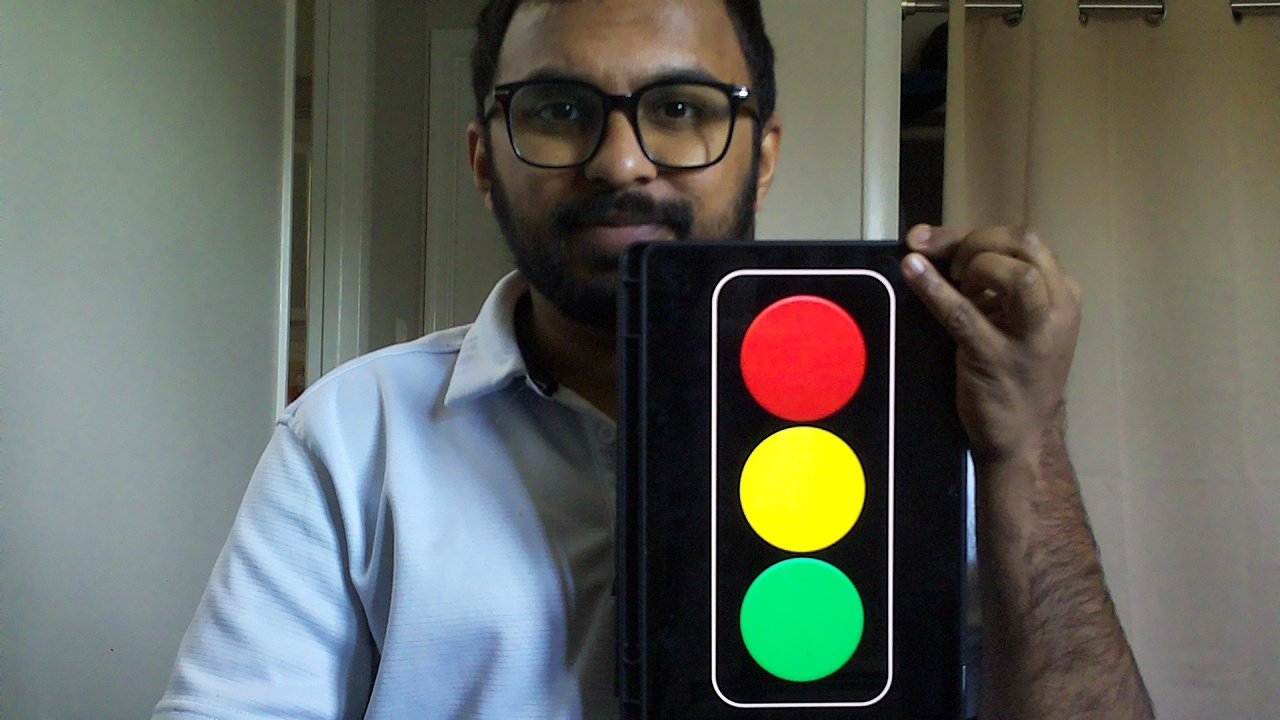
#> input picture assets/images/traffic_light.jpg, 1280 x 720 px
$ python contour_detection.py
#> lines starting #> are read from the running program, lines starting #| are printed output that depends on the picture; after the words box and inside, x2 and y2 are one past the last pixel; in counts of white or black regions, pixels touching at a corner belong together
"""
Traffic-light color contour detection on a single image.

Reads `assets/images/traffic_light.jpg`, segments by HSV for red/yellow/green,
and overlays the largest green contour with its centroid + minimum enclosing
circle.

Run from anywhere:
    python src/vision/contour_detection/contour_detection.py
"""

from pathlib import Path

import cv2 as cv
import numpy as np

# ---- repo-root-relative asset path ----
REPO_ROOT = Path(__file__).resolve().parents[3]
IMG_PATH = REPO_ROOT / "assets" / "images" / "traffic_light.jpg"

image = cv.imread(str(IMG_PATH))
#> image is the input picture: shape (720, 1280, 3); mean B, G, R 93.7, 101.4, 97.9
if image is None:
    raise FileNotFoundError(f"Could not load image at {IMG_PATH}")
output = image.copy()

# HSV ranges
red_lower = np.array([167, 170, 40])
red_upper = np.array([179, 255, 255])
yellow_lower = np.array([20, 157, 40])
yellow_upper = np.array([40, 255, 255])
green_lower = np.array([45, 80, 70])
green_upper = np.array([95, 255, 255])

hsv_image = cv.cvtColor(image, cv.COLOR_BGR2HSV)
#> hsv_image: shape (720, 1280, 3); mean H, S, V 64.8, 69.7, 112.4

# Masks
mask_red = cv.inRange(hsv_image, red_lower, red_upper)
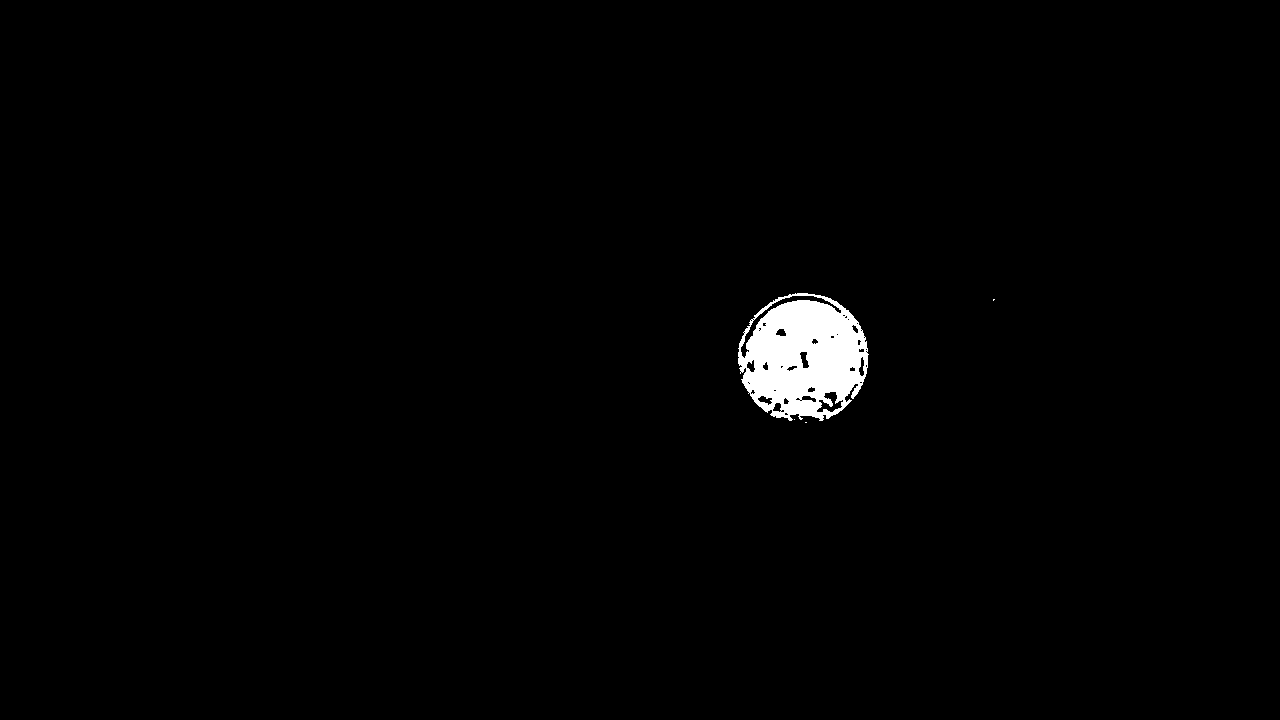
#> mask_red: shape (720, 1280); 1.2% white; 4 white regions (3 under 20 px), largest, box (x1, y1, x2, y2) and area: (738, 293, 869, 421) 11496
mask_yellow = cv.inRange(hsv_image, yellow_lower, yellow_upper)
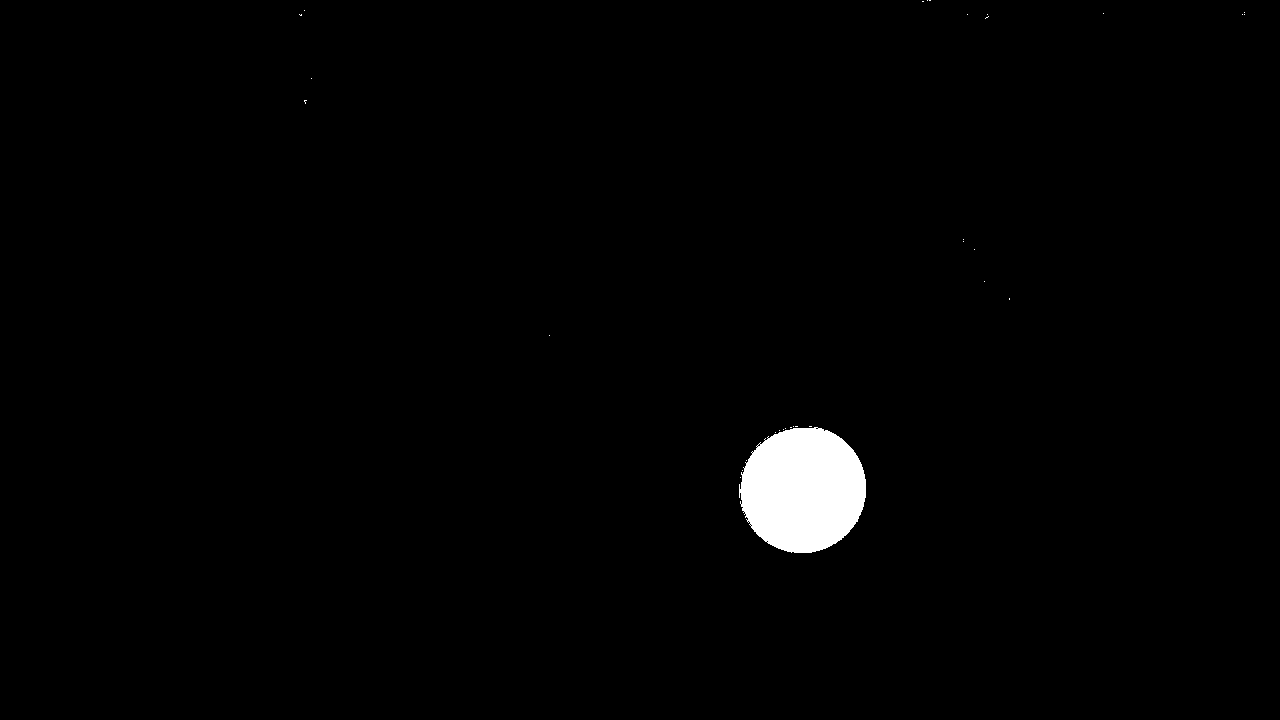
#> mask_yellow: shape (720, 1280); 1.4% white; 32 white regions (31 under 20 px), largest, box (x1, y1, x2, y2) and area: (739, 427, 866, 553) 12515
mask_green = cv.inRange(hsv_image, green_lower, green_upper)
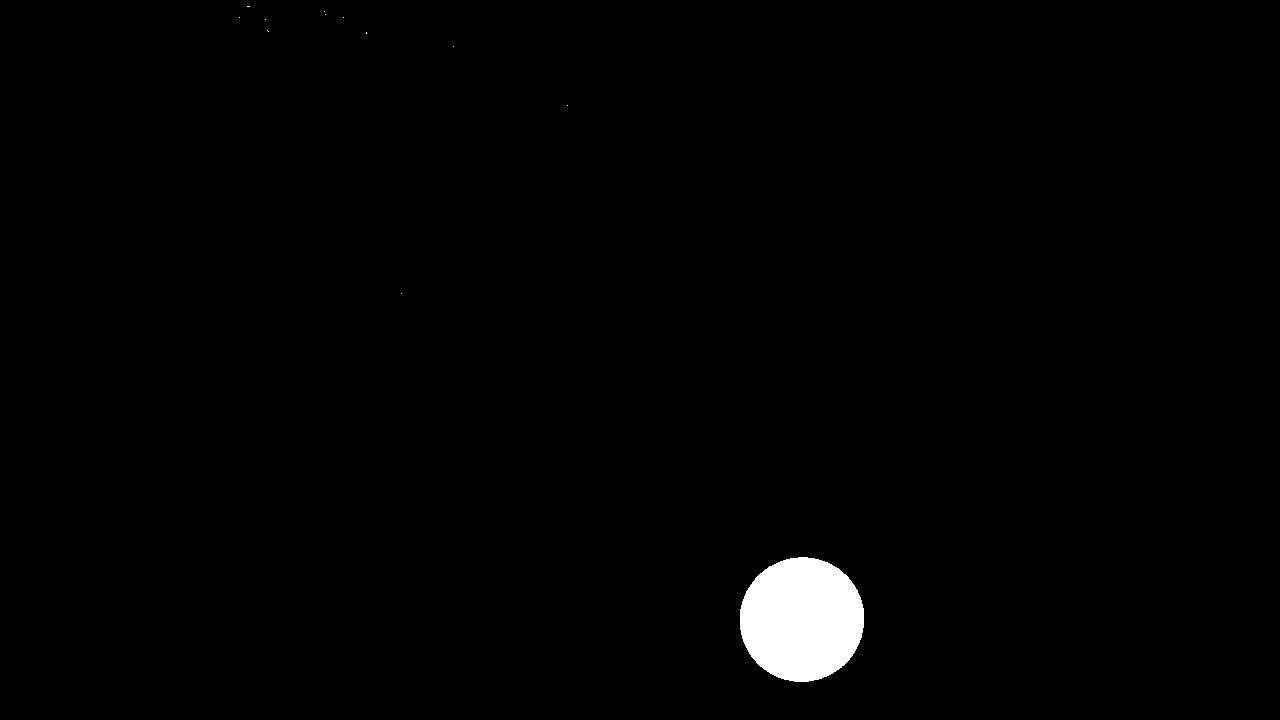
#> mask_green: shape (720, 1280); 1.3% white; 12 white regions (11 under 20 px)

contours, _ = cv.findContours(mask_green, cv.RETR_EXTERNAL, cv.CHAIN_APPROX_SIMPLE)
#> contours = 12 contours, 11 with area under 20; largest, box (x1, y1, x2, y2) and area: (740, 557, 864, 682) 12030

if len(contours) > 0:
    max_contour = max(contours, key=cv.contourArea)
#> max_contour = contour of 183 points, box (x1, y1, x2, y2) (740, 557, 864, 682), area 12030
    (x, y), radius = cv.minEnclosingCircle(max_contour)
#> x = 801.3; y = 618.9; radius = 62.7
    M = cv.moments(max_contour)
#> M = moments, m00 12029.5, centre m10/m00, m01/m00 = (801.5, 619.1)

    cx, cy = int(x), int(y)
#> cx = 801; cy = 618
    if M["m00"] != 0:
        cx = int(M["m10"] / M["m00"])
        cy = int(M["m01"] / M["m00"])
#> cy = 619

    print(f"min-enclosing-circle center: ({x:.1f}, {y:.1f})  radius: {radius:.1f}")
#| min-enclosing-circle center: (801.3, 618.9)  radius: 62.7
    print(f"moment centroid:             ({cx}, {cy})")
#| moment centroid:             (801, 619)

    if radius > 10:
        # red dot at moment centroid
        cv.circle(output, (cx, cy), 4, (0, 0, 255), -1)
#> output: shape (720, 1280, 3); 0.01% of pixels changed, all inside (x1, y1, x2, y2) = (797, 615, 806, 624)
        # red enclosing circle around the blob
        cv.circle(output, (int(x), int(y)), int(radius), (0, 0, 255), 3)
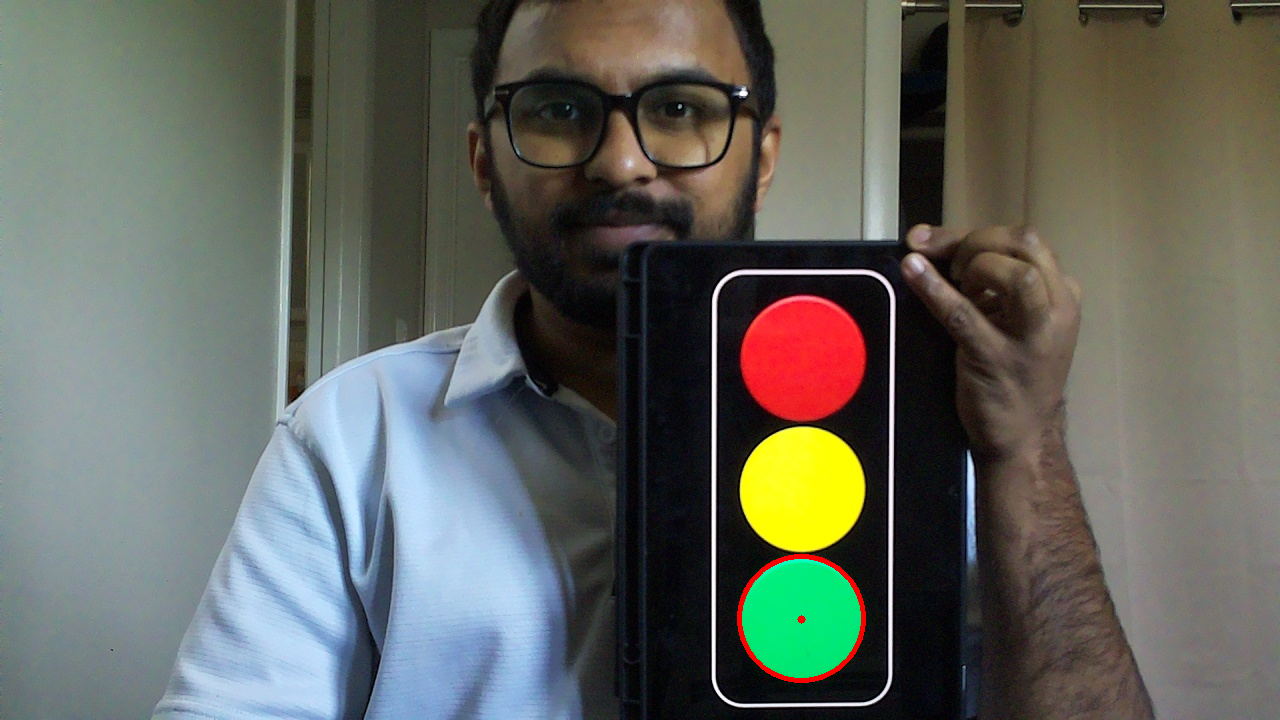
#> output: shape (720, 1280, 3); mean B, G, R 93.6, 101.2, 98.4

cv.imshow("green_contour", output)
cv.waitKey(0)
cv.destroyAllWindows()

$ run again, with assets/images/blue.jpg copied over assets/images/traffic_light.jpg
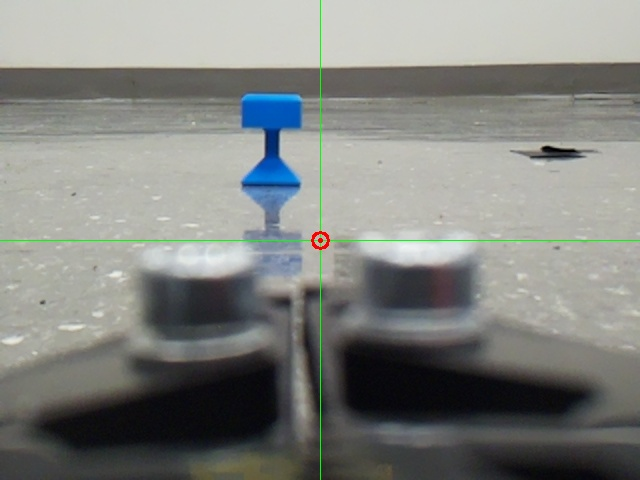
#> input picture assets/images/blue.jpg, 640 x 480 px
#> image is the input picture: shape (480, 640, 3); mean B, G, R 128.4, 132.3, 130.1
#> hsv_image: shape (480, 640, 3); mean H, S, V 52, 24.7, 135.3
#> `mask_red = cv.inRange(hsv_image, red_lower, red_upper)`:
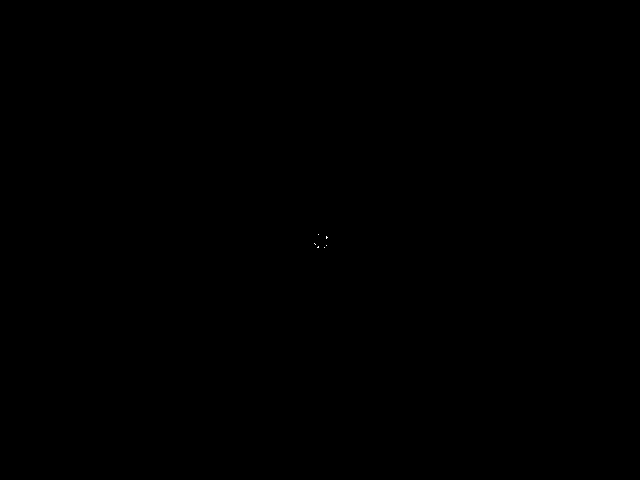
#> mask_red: shape (480, 640); 0% white in thin lines or dots, all inside (x1, y1, x2, y2) = (314, 234, 328, 248)
#> mask_yellow: shape (480, 640); every value is 0
#> mask_green: shape (480, 640); 0.77% white in thin lines or dots
#> contours = 8 contours, 4 with area under 20; largest, box (x1, y1, x2, y2) and area: (319, 251, 323, 480) 373, (0, 240, 310, 242) 309, (331, 240, 640, 242) 308, (319, 0, 323, 230) 274
#> max_contour = contour of 64 points, box (x1, y1, x2, y2) (319, 251, 323, 480), area 373
#> x = 320.5; y = 365; radius = 114
#> M = moments, m00 373, centre m10/m00, m01/m00 = (320.6, 369.1)
#> `cx, cy = int(x), int(y)`: cx = 320; cy = 365
#> `cy = int(M["m01"] / M["m00"])`: cy = 369
#| min-enclosing-circle center: (320.5, 365.0)  radius: 114.0
#| moment centroid:             (320, 369)
#> `cv.circle(output, (int(x), int(y)), int(radius), (0, 0, 255), 3)`:
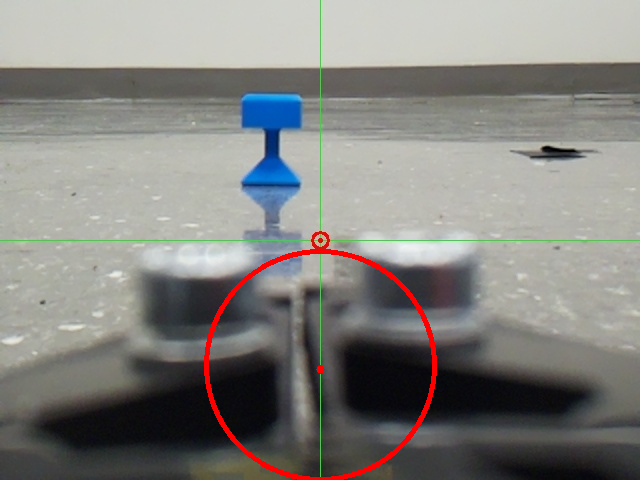
#> output: shape (480, 640, 3); mean B, G, R 127.5, 131.4, 132.2
